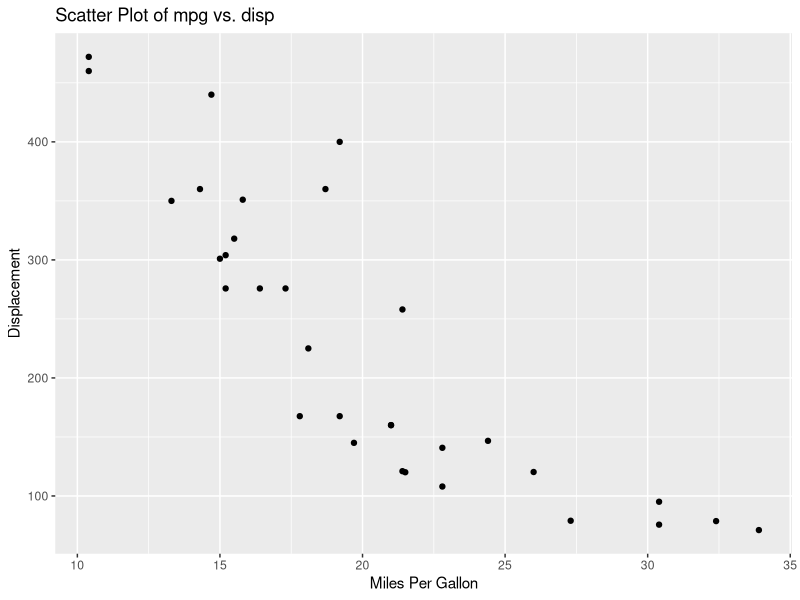

The R source for this figure:
#GitHub Assignment
#Bria Pierre


#Load libraries
library(ggplot2)

#Graphical Representation using mtcars
ggplot(mtcars, aes(x = mpg, y = disp)) +
  geom_point() +
  labs(title = "Scatter Plot of mpg vs. disp", x = "Miles Per Gallon", y = "Displacement")
